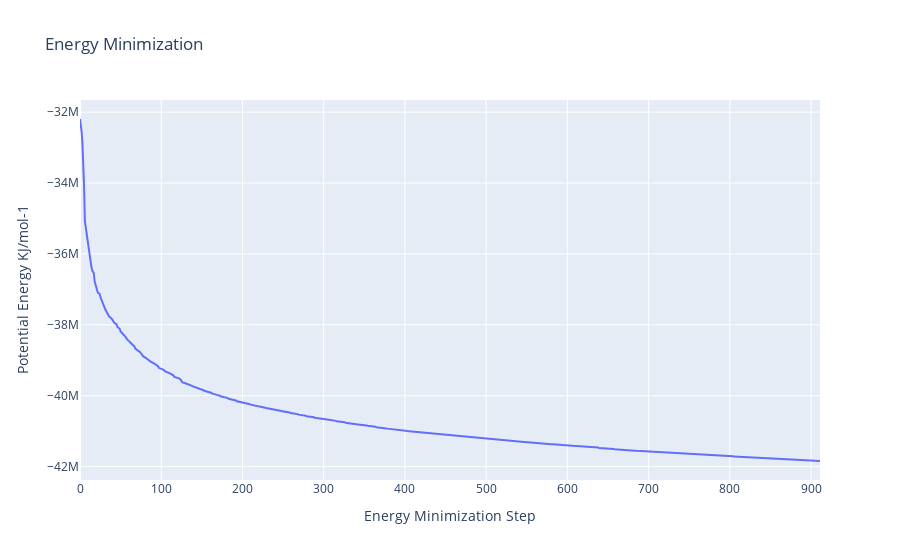

Source (notebook cell):
### Markdown cell above
# Step 10.3 : Create and visualize the energy file to observe if the system is stable or not

gmx_mpi energy -f em_a1101_crys_water_steepest_descent.edr -o a1101_crys_water_steepest_descent_potential.xvg -xvg none (choose 10 0)

### Code cell
import plotly
import plotly.graph_objs as go

# Read data from file and filter energy values higher than 1000 Kj/mol^-1
with open('a1101_crys_water_steepest_descent_potential.xvg','r') as energy_file:
    x,y = map(
        list,
        zip(*[
            (float(line.split()[0]),float(line.split()[1]))
            for line in energy_file 
            if not line.startswith(("#","@")) 
            if float(line.split()[1]) < 1000 
        ])
    )

plotly.offline.init_notebook_mode(connected=True)

fig = ({
    "data": [go.Scatter(x=x, y=y)],
    "layout": go.Layout(title="Energy Minimization",
                        xaxis=dict(title = "Energy Minimization Step"),
                        yaxis=dict(title = "Potential Energy KJ/mol-1")
                       )
})

plotly.offline.iplot(fig)

### Figure 1 — Plotly figure (JSON) as saved in the notebook; plotly's stock layout.template omitted (floating-point values rounded to 4 significant figures; data arrays with more than 128 entries replaced by an {"elided": "..."} marker saying what was removed)
{"data": [{"type": "scatter", "x": {"elided": "723 int values"}, "y": {"elided": "723 int values"}}], "layout": {"title": {"text": "Energy Minimization"}, "xaxis": {"title": {"text": "Energy Minimization Step"}}, "yaxis": {"title": {"text": "Potential Energy KJ/mol-1"}}}}
